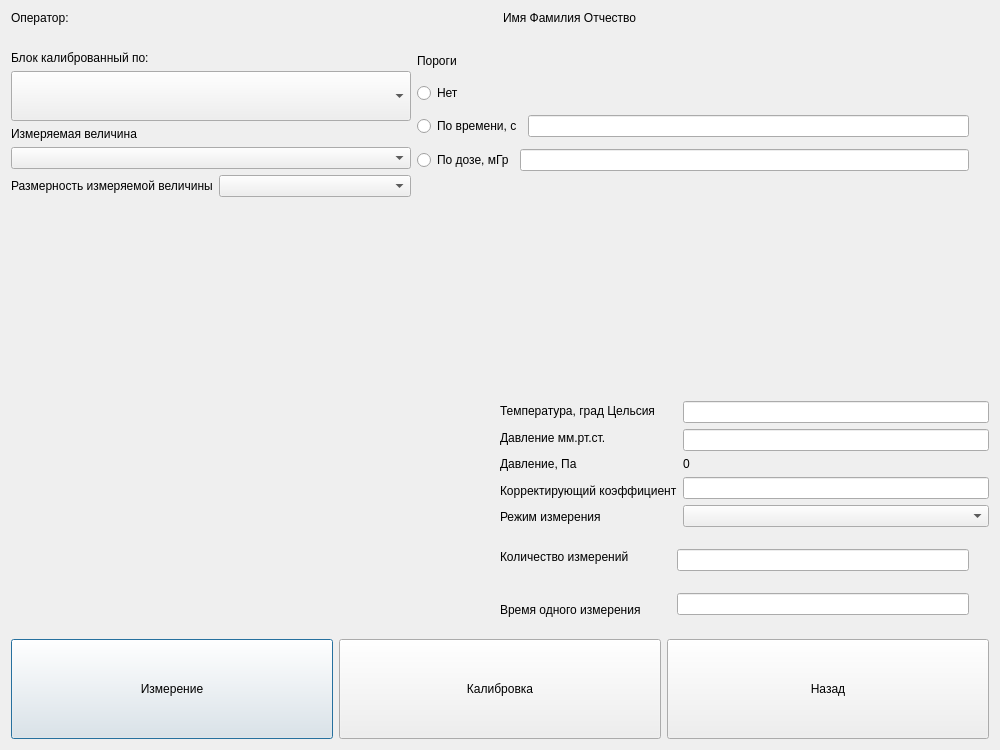
<?xml version="1.0" encoding="UTF-8"?>
<ui version="4.0">
 <class>Gamma_BDG_measuring</class>
 <widget class="QDialog" name="Gamma_BDG_measuring">
  <property name="geometry">
   <rect>
    <x>0</x>
    <y>0</y>
    <width>1000</width>
    <height>750</height>
   </rect>
  </property>
  <property name="windowTitle">
   <string>Dialog</string>
  </property>
  <layout class="QVBoxLayout" name="verticalLayout_3">
   <item>
    <layout class="QHBoxLayout" name="horizontalLayout_3">
     <item>
      <widget class="QLabel" name="label_8">
       <property name="text">
        <string>Оператор:</string>
       </property>
      </widget>
     </item>
     <item>
      <widget class="QLabel" name="label_9">
       <property name="text">
        <string>Имя Фамилия Отчество</string>
       </property>
      </widget>
     </item>
    </layout>
   </item>
   <item>
    <spacer name="verticalSpacer_2">
     <property name="orientation">
      <enum>Qt::Vertical</enum>
     </property>
     <property name="sizeType">
      <enum>QSizePolicy::Fixed</enum>
     </property>
     <property name="sizeHint" stdset="0">
      <size>
       <width>20</width>
       <height>20</height>
      </size>
     </property>
    </spacer>
   </item>
   <item>
    <layout class="QHBoxLayout" name="horizontalLayout_12">
     <item>
      <layout class="QVBoxLayout" name="verticalLayout_6">
       <item>
        <widget class="QLabel" name="label">
         <property name="text">
          <string>Блок калиброванный по:</string>
         </property>
        </widget>
       </item>
       <item>
        <widget class="QComboBox" name="comboBox">
         <property name="sizePolicy">
          <sizepolicy hsizetype="Minimum" vsizetype="Minimum">
           <horstretch>0</horstretch>
           <verstretch>0</verstretch>
          </sizepolicy>
         </property>
         <property name="minimumSize">
          <size>
           <width>200</width>
           <height>50</height>
          </size>
         </property>
        </widget>
       </item>
       <item>
        <widget class="QLabel" name="label_11">
         <property name="text">
          <string>Измеряемая величина</string>
         </property>
        </widget>
       </item>
       <item>
        <widget class="QComboBox" name="comboBox_4">
         <property name="sizePolicy">
          <sizepolicy hsizetype="Minimum" vsizetype="Fixed">
           <horstretch>0</horstretch>
           <verstretch>0</verstretch>
          </sizepolicy>
         </property>
         <property name="minimumSize">
          <size>
           <width>400</width>
           <height>0</height>
          </size>
         </property>
        </widget>
       </item>
       <item>
        <layout class="QHBoxLayout" name="horizontalLayout_5">
         <item>
          <widget class="QLabel" name="label_10">
           <property name="text">
            <string>Размерность измеряемой величины</string>
           </property>
          </widget>
         </item>
         <item>
          <widget class="QComboBox" name="comboBox_3"/>
         </item>
        </layout>
       </item>
       <item>
        <spacer name="verticalSpacer_3">
         <property name="orientation">
          <enum>Qt::Vertical</enum>
         </property>
         <property name="sizeHint" stdset="0">
          <size>
           <width>20</width>
           <height>40</height>
          </size>
         </property>
        </spacer>
       </item>
      </layout>
     </item>
     <item>
      <layout class="QVBoxLayout" name="verticalLayout_2">
       <item>
        <layout class="QHBoxLayout" name="horizontalLayout_4">
         <item>
          <widget class="QLabel" name="label_6">
           <property name="text">
            <string>Пороги</string>
           </property>
          </widget>
         </item>
         <item>
          <spacer name="horizontalSpacer_4">
           <property name="orientation">
            <enum>Qt::Horizontal</enum>
           </property>
           <property name="sizeHint" stdset="0">
            <size>
             <width>40</width>
             <height>20</height>
            </size>
           </property>
          </spacer>
         </item>
        </layout>
       </item>
       <item>
        <layout class="QHBoxLayout" name="horizontalLayout_11">
         <item>
          <layout class="QVBoxLayout" name="verticalLayout">
           <item>
            <layout class="QHBoxLayout" name="horizontalLayout_10">
             <item>
              <widget class="QRadioButton" name="radioButton">
               <property name="text">
                <string>Нет</string>
               </property>
              </widget>
             </item>
             <item>
              <spacer name="verticalSpacer">
               <property name="orientation">
                <enum>Qt::Vertical</enum>
               </property>
               <property name="sizeType">
                <enum>QSizePolicy::Fixed</enum>
               </property>
               <property name="sizeHint" stdset="0">
                <size>
                 <width>20</width>
                 <height>20</height>
                </size>
               </property>
              </spacer>
             </item>
            </layout>
           </item>
           <item>
            <layout class="QHBoxLayout" name="horizontalLayout_9">
             <item>
              <widget class="QRadioButton" name="radioButton_2">
               <property name="text">
                <string>По времени, с</string>
               </property>
              </widget>
             </item>
             <item>
              <widget class="QLineEdit" name="lineEdit_4"/>
             </item>
            </layout>
           </item>
           <item>
            <layout class="QHBoxLayout" name="horizontalLayout">
             <item>
              <widget class="QRadioButton" name="radioButton_3">
               <property name="text">
                <string>По дозе, мГр</string>
               </property>
              </widget>
             </item>
             <item>
              <widget class="QLineEdit" name="lineEdit_5"/>
             </item>
            </layout>
           </item>
          </layout>
         </item>
         <item>
          <spacer name="verticalSpacer_6">
           <property name="orientation">
            <enum>Qt::Vertical</enum>
           </property>
           <property name="sizeType">
            <enum>QSizePolicy::Fixed</enum>
           </property>
           <property name="sizeHint" stdset="0">
            <size>
             <width>20</width>
             <height>100</height>
            </size>
           </property>
          </spacer>
         </item>
        </layout>
       </item>
       <item>
        <spacer name="verticalSpacer_5">
         <property name="orientation">
          <enum>Qt::Vertical</enum>
         </property>
         <property name="sizeType">
          <enum>QSizePolicy::Expanding</enum>
         </property>
         <property name="sizeHint" stdset="0">
          <size>
           <width>20</width>
           <height>40</height>
          </size>
         </property>
        </spacer>
       </item>
      </layout>
     </item>
    </layout>
   </item>
   <item>
    <layout class="QHBoxLayout" name="horizontalLayout_8">
     <item>
      <spacer name="horizontalSpacer">
       <property name="orientation">
        <enum>Qt::Horizontal</enum>
       </property>
       <property name="sizeHint" stdset="0">
        <size>
         <width>40</width>
         <height>20</height>
        </size>
       </property>
      </spacer>
     </item>
     <item>
      <layout class="QVBoxLayout" name="verticalLayout_10">
       <item>
        <layout class="QHBoxLayout" name="horizontalLayout_7">
         <item>
          <layout class="QVBoxLayout" name="verticalLayout_8">
           <item>
            <widget class="QLabel" name="label_2">
             <property name="text">
              <string>Температура, град Цельсия</string>
             </property>
            </widget>
           </item>
           <item>
            <widget class="QLabel" name="label_3">
             <property name="text">
              <string>Давление мм.рт.ст.</string>
             </property>
            </widget>
           </item>
           <item>
            <widget class="QLabel" name="label_13">
             <property name="text">
              <string>Давление, Па</string>
             </property>
            </widget>
           </item>
           <item>
            <widget class="QLabel" name="label_4">
             <property name="text">
              <string>Корректирующий коэффициент</string>
             </property>
            </widget>
           </item>
           <item>
            <widget class="QLabel" name="label_5">
             <property name="text">
              <string>Режим измерения</string>
             </property>
            </widget>
           </item>
          </layout>
         </item>
         <item>
          <layout class="QVBoxLayout" name="verticalLayout_9">
           <item>
            <widget class="QLineEdit" name="lineEdit"/>
           </item>
           <item>
            <widget class="QLineEdit" name="lineEdit_2"/>
           </item>
           <item>
            <widget class="QLabel" name="label_14">
             <property name="text">
              <string>0</string>
             </property>
            </widget>
           </item>
           <item>
            <widget class="QLineEdit" name="lineEdit_3"/>
           </item>
           <item>
            <widget class="QComboBox" name="comboBox_2"/>
           </item>
          </layout>
         </item>
        </layout>
       </item>
       <item>
        <layout class="QHBoxLayout" name="horizontalLayout_2">
         <item>
          <layout class="QVBoxLayout" name="verticalLayout_4">
           <item>
            <widget class="QLabel" name="label_7">
             <property name="text">
              <string>Количество измерений</string>
             </property>
            </widget>
           </item>
           <item>
            <widget class="QLabel" name="label_12">
             <property name="text">
              <string>Время одного измерения</string>
             </property>
            </widget>
           </item>
          </layout>
         </item>
         <item>
          <spacer name="horizontalSpacer_5">
           <property name="orientation">
            <enum>Qt::Horizontal</enum>
           </property>
           <property name="sizeType">
            <enum>QSizePolicy::Maximum</enum>
           </property>
           <property name="sizeHint" stdset="0">
            <size>
             <width>30</width>
             <height>20</height>
            </size>
           </property>
          </spacer>
         </item>
         <item>
          <layout class="QVBoxLayout" name="verticalLayout_5">
           <item>
            <widget class="QLineEdit" name="lineEdit_6"/>
           </item>
           <item>
            <widget class="QLineEdit" name="lineEdit_7"/>
           </item>
          </layout>
         </item>
         <item>
          <spacer name="verticalSpacer_4">
           <property name="orientation">
            <enum>Qt::Vertical</enum>
           </property>
           <property name="sizeType">
            <enum>QSizePolicy::Fixed</enum>
           </property>
           <property name="sizeHint" stdset="0">
            <size>
             <width>20</width>
             <height>100</height>
            </size>
           </property>
          </spacer>
         </item>
        </layout>
       </item>
      </layout>
     </item>
    </layout>
   </item>
   <item>
    <layout class="QHBoxLayout" name="horizontalLayout_6">
     <item>
      <widget class="QPushButton" name="pushButton_2">
       <property name="sizePolicy">
        <sizepolicy hsizetype="Minimum" vsizetype="Maximum">
         <horstretch>0</horstretch>
         <verstretch>0</verstretch>
        </sizepolicy>
       </property>
       <property name="minimumSize">
        <size>
         <width>50</width>
         <height>100</height>
        </size>
       </property>
       <property name="maximumSize">
        <size>
         <width>16777215</width>
         <height>100</height>
        </size>
       </property>
       <property name="text">
        <string>Измерение</string>
       </property>
      </widget>
     </item>
     <item>
      <widget class="QPushButton" name="pushButton_3">
       <property name="sizePolicy">
        <sizepolicy hsizetype="Minimum" vsizetype="Maximum">
         <horstretch>0</horstretch>
         <verstretch>0</verstretch>
        </sizepolicy>
       </property>
       <property name="minimumSize">
        <size>
         <width>50</width>
         <height>100</height>
        </size>
       </property>
       <property name="maximumSize">
        <size>
         <width>16777215</width>
         <height>100</height>
        </size>
       </property>
       <property name="text">
        <string>Калибровка</string>
       </property>
      </widget>
     </item>
     <item>
      <widget class="QPushButton" name="pushButton">
       <property name="sizePolicy">
        <sizepolicy hsizetype="Minimum" vsizetype="Maximum">
         <horstretch>0</horstretch>
         <verstretch>0</verstretch>
        </sizepolicy>
       </property>
       <property name="minimumSize">
        <size>
         <width>50</width>
         <height>100</height>
        </size>
       </property>
       <property name="maximumSize">
        <size>
         <width>16777215</width>
         <height>100</height>
        </size>
       </property>
       <property name="text">
        <string>Назад</string>
       </property>
      </widget>
     </item>
    </layout>
   </item>
  </layout>
 </widget>
 <resources/>
 <connections/>
</ui>
